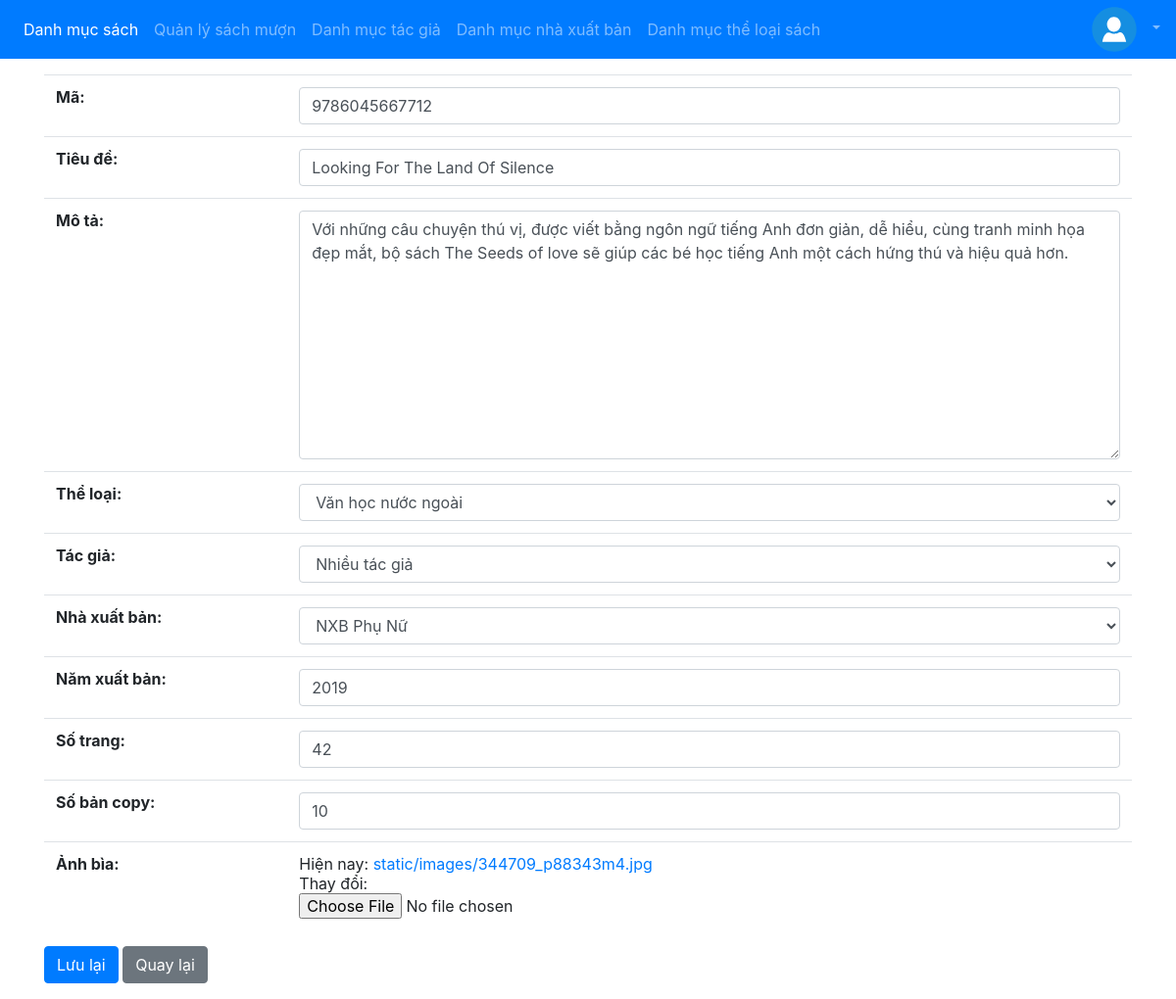
/staff/book_update/2 (signed in), run on the app's committed database.
### app/models.py (models this page shows, shortened)
class Book(models.Model):
    code = models.CharField(max_length=30, verbose_name='Mã', unique=True)
    title = models.CharField(max_length=200, verbose_name='Tiêu đề')
    description = models.CharField(max_length=500, blank=True)
    category = models.ForeignKey(Category, verbose_name="Thể loại",  on_delete=models.PROTECT)
    author = models.ForeignKey(Author, verbose_name="Tác giả", on_delete=models.PROTECT)
    publisher = models.ForeignKey(Publisher, verbose_name="Nhà xuất bản", on_delete=models.PROTECT)
    publishYear = models.IntegerField(verbose_name="Năm xuất bản")
    numberOfPage = models.IntegerField(verbose_name="Số trang")
    numberOfCopy = models.IntegerField(verbose_name="Số bản copy")
    numberOfAvailableCopy = models.IntegerField(blank=True)
    image = models.ImageField(verbose_name='Ảnh bìa', upload_to='static/images')

### app/views_staff.py (the view)
# urls.py: path('staff/book_update/<int:id>', views_staff.updateBook, name='book-update'),
@login_required
def updateBook(request, id):
    book = get_object_or_404(Book, pk=id)
    form = BookForm(instance=book)
    if request.method == 'POST':
        form = BookForm(request.POST, request.FILES, instance=book)
        if form.is_valid():
            form.save()
            return redirect('book-list')
    return render(request, 'staff/book/form.html', {'form': form})

### app/forms_staff.py (shortened to what this page needs)
class BookForm(forms.ModelForm):
    numberOfAvailableCopy = forms.IntegerField(required=False, widget=forms.HiddenInput)
    description = forms.CharField(required=False, label='Mô tả', widget=forms.Textarea)
    class Meta:
        model = Book
        fields = '__all__'

### app/models.py (called while the page is built)
    def __str__(self):
        return self.name

    def __str__(self):
        return self.name

    def __str__(self):
        return self.name

### app/templates/staff/book/form.html (shortened to what this page needs)
{% extends 'staff/base.html' %}
{% block navbar %}
  {% with page=0 %}
    {{ block.super }}
  {% endwith %}
{% endblock %}
{% block content %}
  <div class="container pt-3">
    <form method="POST" enctype="multipart/form-data" novalidate>
      <table class="table table-form">{{ form }}</table>
      <button class="btn btn-primary" type="submit">Lưu lại</button>
      <a class="btn btn-secondary" href='{% url "book-list" %}'>Quay lại</a>
    </form>
  </div>
{% endblock %}

### data on the page
Book: code "9786045667712", title "Looking For The Land Of Silence", description "Với những câu chuyện thú vị, được viết bằng ngôn ngữ tiếng Anh đơn giản, dễ hiểu, cùng tranh minh họa đẹp mắt, bộ sách The Seeds of love sẽ giúp các bé học tiếng Anh một cách hứng thú và hiệu quả hơn.", category "Văn học nước ngoài", author "Nhiều tác giả", publisher "NXB Phụ Nữ", publishYear "2019", numberOfPage "42", numberOfCopy "10"
